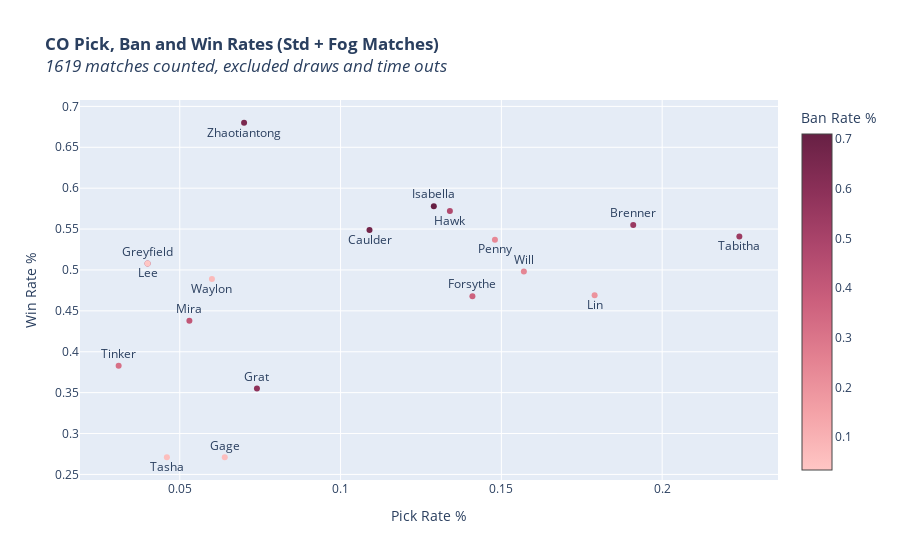

The code cell stored with this chart in its notebook:
### Code cell
fig_all = go.Figure(
    go.Scatter(
        x= co_all_pickbanwin_df['pickRate'],
        y= co_all_pickbanwin_df['winRate'],
        text= co_all_pickbanwin_df.index,
        customdata= co_all_pickbanwin_df['banRate'],
        textposition= improve_text_position(co_all_pickbanwin_df['pickRate']),
        mode= 'markers + text',
        hovertemplate= ("pickRate: %{x}<br>"
                        "winRate: %{y}<br>"
                        "banRate: %{customdata}<extra></extra>"),
        marker= dict(
            color= co_all_pickbanwin_df['banRate'],
            colorscale= 'Burg',
            showscale= True,
            colorbar_title= 'Ban Rate %',
        )
    )
)

fig_all.update_layout(
    xaxis_title = "Pick Rate %",
    yaxis_title = "Win Rate %",
    title= ("<b>CO Pick, Ban and Win Rates (Std + Fog Matches)</b><br>"
            "<i>" + str(len(all_replays)) + " matches counted, excluded draws and time outs</i>")
)

fig_all.show()

### Figure 1 — Plotly figure (JSON) as saved in the notebook; plotly's stock layout.template omitted (floating-point values rounded to 4 significant figures)
{"data": [{"customdata": [0.316, 0.525, 0.034, 0.061, 0.411, 0.073, 0.062, 0.647, 0.585, 0.674, 0.71, 0.469, 0.366, 0.236, 0.243, 0.201, 0.546, 0.542], "hovertemplate": "pickRate: %{x}<br>winRate: %{y}<br>banRate: %{customdata}<extra></extra>", "marker": {"color": [0.316, 0.525, 0.034, 0.061, 0.411, 0.073, 0.062, 0.647, 0.585, 0.674, 0.71, 0.469, 0.366, 0.236, 0.243, 0.201, 0.546, 0.542], "colorbar": {"title": {"text": "Ban Rate %"}}, "colorscale": [[0, "rgb(255, 198, 196)"], [0.1667, "rgb(244, 163, 168)"], [0.3333, "rgb(227, 129, 145)"], [0.5, "rgb(204, 96, 125)"], [0.6667, "rgb(173, 70, 108)"], [0.8333, "rgb(139, 48, 88)"], [1, "rgb(103, 32, 68)"]], "showscale": true}, "mode": "markers+text", "text": ["Tinker", "Lee", "Greyfield", "Tasha", "Mira", "Waylon", "Gage", "Zhaotiantong", "Grat", "Caulder", "Isabella", "Hawk", "Forsythe", "Penny", "Will", "Lin", "Brenner", "Tabitha"], "textposition": ["top center", "bottom center", "top center", "bottom center", "top center", "bottom center", "top center", "bottom center", "top center", "bottom center", "top center", "bottom center", "top center", "bottom center", "top center", "bottom center", "top center", "bottom center"], "type": "scatter", "x": [0.031, 0.04, 0.04, 0.046, 0.053, 0.06, 0.064, 0.07, 0.074, 0.109, 0.129, 0.134, 0.141, 0.148, 0.157, 0.179, 0.191, 0.224], "y": [0.383, 0.508, 0.508, 0.271, 0.438, 0.489, 0.271, 0.68, 0.355, 0.549, 0.578, 0.572, 0.468, 0.537, 0.498, 0.469, 0.555, 0.541]}], "layout": {"title": {"text": "<b>CO Pick, Ban and Win Rates (Std + Fog Matches)</b><br><i>1619 matches counted, excluded draws and time outs</i>"}, "xaxis": {"title": {"text": "Pick Rate %"}}, "yaxis": {"title": {"text": "Win Rate %"}}}}
